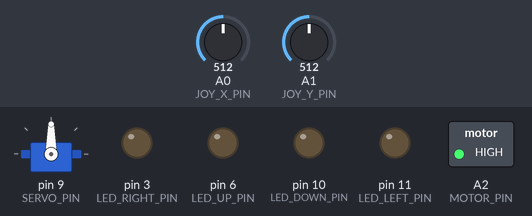
A sketch run on a simulated Arduino Uno, built with avr-gcc and run on an emulated ATmega328P. On the bench: servo, switched loads named in the sketch (green lamp = pin HIGH), output pins drawn as LEDs (lit = HIGH). Inputs (shaded band) come from the test bench; at power-on: A0 (JOY_X_PIN) = 512, A1 (JOY_Y_PIN) = 512.

Above: at 1.2 s.
1.3 s: A0 (JOY_X_PIN) set to 716
At 2.5 s:
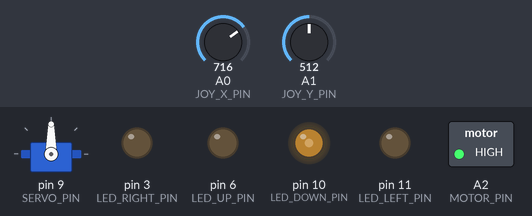
2.8 s: A1 (JOY_Y_PIN) set to 716
At 3.9 s:
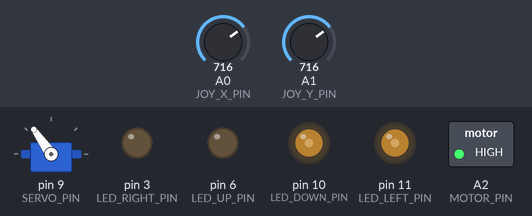
4.3 s: A0 (JOY_X_PIN) set to 900
At 5.0 s:
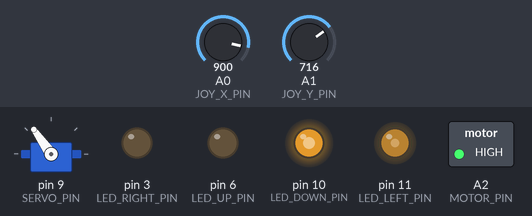
5.8 s: A1 (JOY_Y_PIN) set to 900
At 6.2 s:
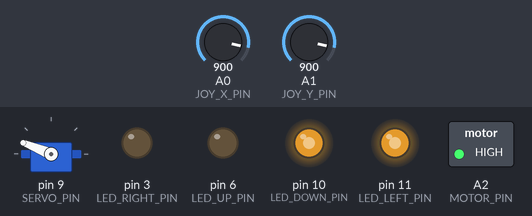
7.3 s: A1 (JOY_Y_PIN) set to 1023
At 8.5 s:
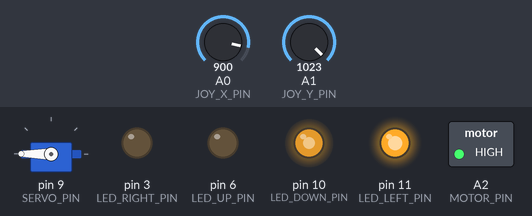
8.8 s: A0 (JOY_X_PIN) set to 511
At 9.6 s:
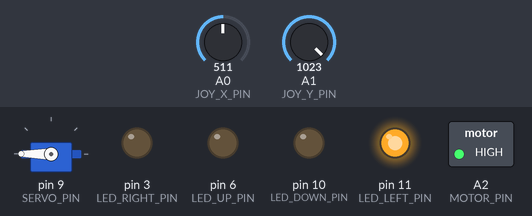
Timing chart, 0 to 11.3 s (numbered marks = the images above; inputs shaded):
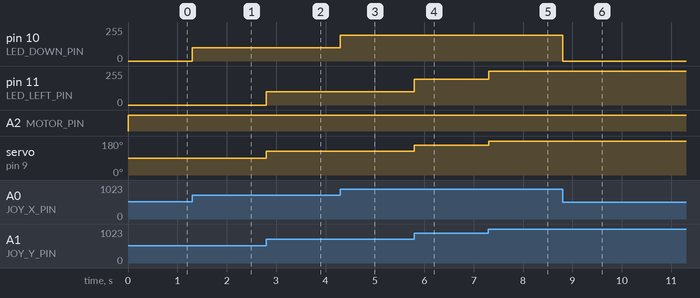

The sketch:

joystick.ino
```cpp
#include <Servo.h>

// Function prototypes
void initServo();

// int deadZone(int x, int x0, int width);
int deadZone(int x, int x0, int width, int deadOffset = 0);

// Pins
const int JOY_X_PIN = A0;
const int JOY_Y_PIN = A1;
const int MOTOR_PIN = A2;
const int LED_UP_PIN = 6;
const int LED_DOWN_PIN = 10;
const int LED_RIGHT_PIN = 3;
const int LED_LEFT_PIN = 11;
const int SERVO_PIN = 9;
// const int ledPin = 13; // ???

// Constants
const int OFFSET = 6;

// Globals
Servo servo;

void setup() {
  Serial.begin(9600);
  pinMode(JOY_X_PIN, INPUT);
  pinMode(JOY_Y_PIN, INPUT);
  pinMode(LED_UP_PIN, OUTPUT);
  pinMode(LED_DOWN_PIN, OUTPUT);
  pinMode(LED_RIGHT_PIN, OUTPUT);
  pinMode(LED_LEFT_PIN, OUTPUT);
  pinMode(MOTOR_PIN, OUTPUT);
  servo.attach(SERVO_PIN);
  // initServo();
}

void loop() {
  // read the value from the sensor:
  int sensorX = analogRead(JOY_X_PIN);
  int sensorY = analogRead(JOY_Y_PIN);
  unsigned int graus = map(sensorY, 0, 1023, 0u, 180u);

  servo.write(graus);

  int xx = map(sensorX, 0, 1023, -256, 255);
  int yy = map(sensorY, 0, 1023, -256, 255);

  int xx0 = deadZone(xx, 0, OFFSET);
  int yy0 = deadZone(yy, 0, OFFSET);

  int aa = constrain(-xx0, 0, 255);
  int bb = constrain( xx0, 0, 255);
  int cc = constrain(-yy0, 0, 255);
  int dd = constrain( yy0, 0, 255);

  analogWrite(MOTOR_PIN, sensorX);
  analogWrite(LED_UP_PIN, aa);
  analogWrite(LED_RIGHT_PIN, cc);
  analogWrite(LED_LEFT_PIN, dd);
  analogWrite(LED_DOWN_PIN, bb);

}

int deadZone(int x, int x0, int width, int deadOffset)
{
  return abs(x - x0) < width ? deadOffset : x;
}

void initServo(Servo s)
{
  s.write(0);
  delay(500);
  for (int i = 0; i < 180 ; i++)
  {
    s.write(i);
    delay(20);
  }
  delay(0);
}
```

Measured:
- after the input at 1.3 s, pin 10 (LED_DOWN_PIN): 0/255 → 101/255 at once
- after the input at 2.8 s, pin 11 (LED_LEFT_PIN): 0/255 → 101/255 at once; servo on pin 9 (SERVO_PIN): 90° → 125° at once
- after the input at 4.3 s, pin 10 (LED_DOWN_PIN): 101/255 → 193/255 at once
- after the input at 5.8 s, pin 11 (LED_LEFT_PIN): 101/255 → 193/255 at once; servo on pin 9 (SERVO_PIN): 125° → 158° at once
- after the input at 7.3 s, pin 11 (LED_LEFT_PIN): 193/255 → 255/255 at once; servo on pin 9 (SERVO_PIN): 158° → 180° at once
- after the input at 8.8 s, pin 10 (LED_DOWN_PIN): 193/255 → 0/255 at once
